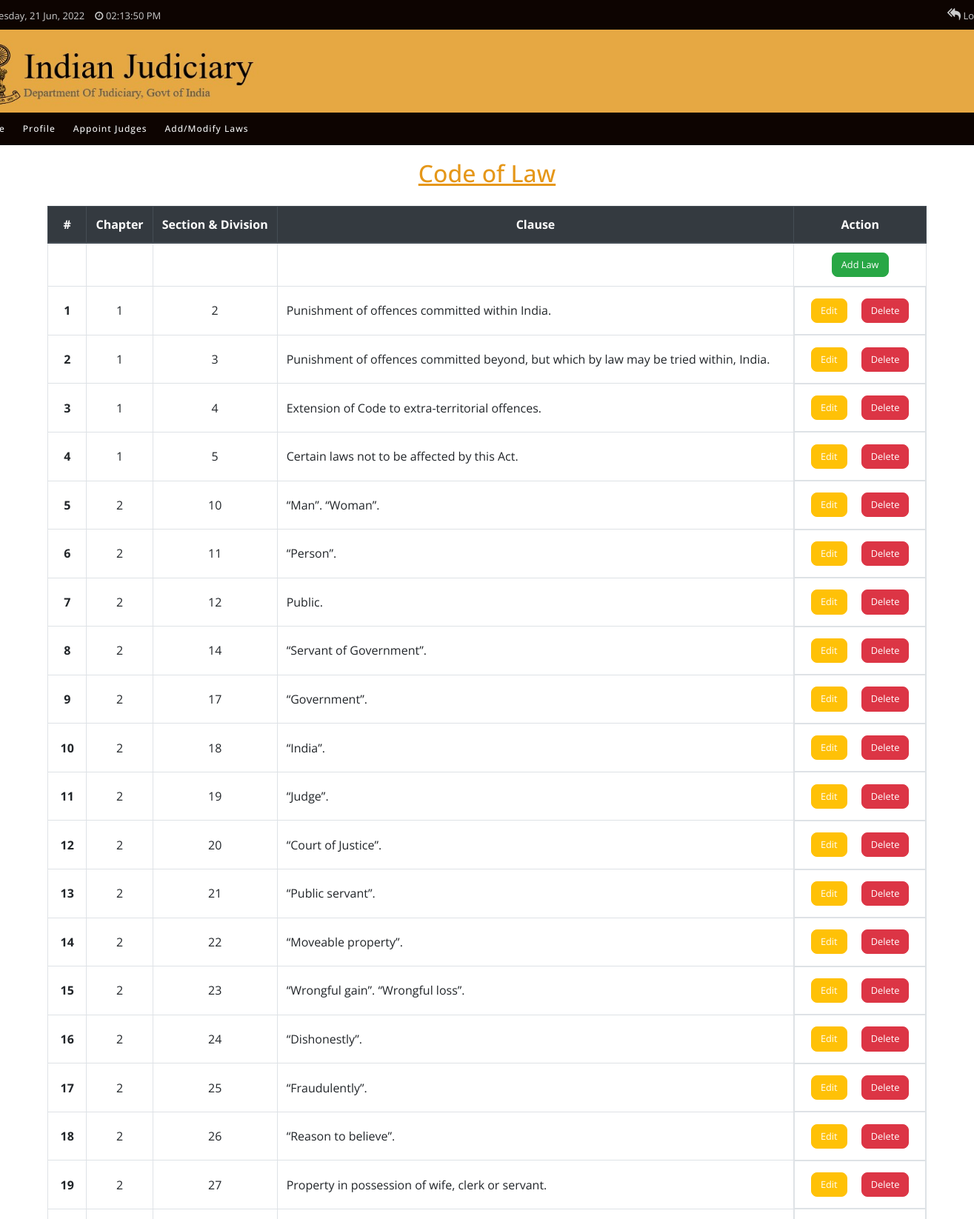
Screenshot of /crud_laws.php (signed in, upper part) with the database file from the repository.
### tables this page shows
CREATE TABLE `LAWS` (
  `Chapter` int(11) NOT NULL,
  `Section_Division` varchar(255) NOT NULL,
  `Clause` varchar(255) NOT NULL
);

### crud_laws.php (the view, shortened to what this page needs)
<!DOCTYPE html PUBLIC "-//W3C//Dp XHTML 1.0 Transitional//EN" "http://www.w3.org/TR/xhtml1/Dp/xhtml1-transitional.dp">
<html xmlns="http://www.w3.org/1999/xhtml">
<head>
    <link rel="stylesheet" href="https://cdn.jsdelivr.net/npm/bootstrap@4.1.3/dist/css/bootstrap.min.css">
    <link rel="stylesheet" type="text/css" href="css/bootstrap.min.css" />
    <link id="pagestyle" rel="stylesheet" type="text/css" href="css/style.css" />
    <link rel="stylesheet" type="text/css" href="https://stackpath.bootstrapcdn.com/font-awesome/4.7.0/css/font-awesome.min.css" />
    <link rel="stylesheet" href="css/footer.css">
    <link rel="stylesheet" href="css/more_nav.css">
    <link rel="stylesheet" href="navigation/styles.css">
</head>
<body>
    <div class="top-header">
        <div class="container">
            <div class="row">
                <div class="col-md-4 col-12 text-md-left text-center leftmy">
                    <ul class="top_nav1">
                        <li><i class="fa fa-calendar"></i> <span id="datedisplay"></span></li>
                        <li><i class="fa fa-clock-o"></i> <span id="clockDisplay"></span></li>
                    </ul>
                </div>
                <div class="col-md-8 col-12 text-md-right text-center righthd">
                    <ul class="top_nav">
                        <li><a href="logout.php"><i class="fa fa-reply-all"></i> Logout</a></li>
                    </ul>
                </div>
            </div>
        </div>
    </div>
    <div class="header">
        <div class="container">
            <div class="row">
                <div class="logo"><a href="#"><img src="images/embnew.jpg" /></a></div>
                <div class="col-md-6 h_right text-right">
                </div>
            </div>
        </div>
    </div>
    <div id="myheader" class="main_navigation">
    <div class="container">
      <div class="row">
        <div id='cssmenu'>
           <ul>
            <li><a href="admin_welcome1.php">Home</a></li>
            <li><a href="admin_profile.php">Profile</a></li>
            <li><a href="appointjudges.php">Appoint Judges</a></li>
            <li class='active'><a href="crud_laws.php"> Add/Modify Laws</a>
             </li>
           </ul>
        </div>
      </div>
    </div>
  </div>
    <div class="content" id="content_id">
        <h3 class="title2">Code of Law</h3>
        <table class="table table-hover table-bordered">
            <thead class="thead-dark">
                <tr>
                    <th scope="col">#</th>
                    <th scope="col">Chapter</th>
                    <th scope="col">Section & Division</th>
                    <th scope="col">Clause</th>
                    <th scope="col">Action</th>
                </tr>
            </thead>
            <tbody>
                <tr>
                    <th scope="row"></th>
                    <th scope="row"></th>
                    <th scope="row"></th>
                    <th scope="row" id="clause_0"></th>
                    <th>
                        <a href="./add_law.php" role="button" class="btn btn-success btn-small ">Add Law</a>
                    </th>
                </tr>
                <?php
                $user = 'root';
                $password = '';
                $database = 'INDIAN_JUDICIARY';
                $servername = 'localhost';
                $mysqli = new mysqli(
                    $servername,
                    $user,
                    $password,
                    $database
                );
                $sql_laws = "SELECT * FROM LAWS order by Chapter, Section_Division ;";
                $result_laws = $mysqli->query($sql_laws);
                $counter = 1;
                while ($row_laws = $result_laws->fetch_assoc()) {
                ?>
                    <tr>
                        <th scope="row" class="cntr"><?php echo $counter++; ?></th>
                        <td scope="row" class="cntr"><?php echo $row_laws['Chapter'] ?></td>
                        <td scope="row" class="cntr"><?php echo $row_laws['Section_Division'] ?></td>
                        <td scope="row" class="clause_col cntr"><?php echo $row_laws['Clause'] ?></td>
                        <td scope="row" class="row_flex cntr">
                            <form action="./edit_law.php" method="post">
                                <?php echo '
                                <input type="hidden" value=\'' . $row_laws['Chapter'] . '\' name="chap">
                                <input type="hidden" value=\'' . $row_laws['Section_Division'] . '\' name="sdiv">
                                <input type="hidden" value=\'' . $row_laws['Clause'] . '\' name="clprev">
                                <button type="submit" class="btn btn-warning btn-small" name="modify" onclick="location.href = \'./edit_law.php\';">Edit</button>'; ?>
                            </form>
                            <form action="./delete_law.php" method="post">
                                <?php echo '
                                <input type="hidden" value=\'' . $row_laws['Chapter'] . '\' name="chap">
                                <input type="hidden" value=\'' . $row_laws['Section_Division'] . '\' name="sdiv">
                                <input type="hidden" value=\'' . $row_laws['Clause'] . '\' name="clprev">
                                <button type="submit" class="btn btn-danger btn-small" name="delete" onclick="return confirm(\'Are you sure you want to continue?\');">Delete</button>'; ?>
                            </form>
                        </td>
                    </tr>
                <?php
                }
                ?>
            </tbody>
        </table>
    </div>
</body>
</html>

### css/style.css (style rules this page uses)
body { font-family: 'Open Sans' ; }
.title2 { color:#e59719; font-size:20px; display:inline; cursor:pointer; text-decoration:underline; font-family: 'Open Sans' ; }
.top-header { background:#0d0401; height:40px; line-height:40px; }
ul,li { margin:0px; padding:0px; }
.top_nav1 { list-style:none; }
.top_nav1 li { color:#ccc; font-size:13px; display:inline-block; cursor:pointer; font-family: 'Open Sans' ; }
.top_nav1 li:last-child { padding-left:10px; }
.top_nav { list-style:none; }
.top_nav li { color:#ccc; font-size:13px; display:inline-block; cursor:pointer; padding-left:5px; padding-right:5px; font-family: 'Open Sans' ; }
.top_nav li a { color:#ccc; }
.top_nav li i { font-size:18px; padding-left:10px; }
.header { background:#e6a843; padding:0px; }
.main_navigation { background:#0d0401; z-index:100000; }
.header img { width:80%; }
h1,h2,h3,h4,h5,h6,p,ul,li { margin:0px; padding:0px; }

### navigation/styles.css (style rules this page uses)
#cssmenu, #cssmenu ul, #cssmenu ul li, #cssmenu ul li a, #cssmenu #menu-button { margin: 0; padding: 2px; border: 0; list-style: none; line-height: 1; display: block; position: relative; -webkit-box-sizing: border-box; -moz-box-sizing: border-box; box-sizing: border-box; font-family: 'Open Sans' ; z-index:97; }
#cssmenu:after, #cssmenu > ul:after { content: "."; display: block; clear: both; visibility: hidden; line-height: 0; height: 0; }
#cssmenu { font-family: 'Oxygen-Regular'; width:100%; }
#cssmenu > ul > li { float: left; }
#cssmenu > ul > li > a { padding: 10px; font-size: 12px; font-weight:500; letter-spacing: 1px; text-decoration: none; color: #f2f2f2; text-transform:capitalize; }

### crud_laws.php (style rules this page uses)
.content { margin: 0; padding: 1rem 4rem; display: flex; flex-direction: column; align-items: center; }
.row_flex { display: flex; flex-direction: row; align-items: baseline; justify-content: space-evenly; }
.title2 { color: #e59719; font-size: 2rem; text-decoration: underline; font-family: 'Open Sans'; margin: 0.2rem auto 1.5rem auto; }
table { text-align: center; }
.clause_col { text-align: justify; }
th { white-space: nowrap; }
th.cntr, td.cntr { vertical-align: middle; }
form { display: flex; flex-direction: column; align-items: center; justify-content: center; padding: 0.2rem; }
.btn { color: white; font-size: 0.8rem; border-radius: 0.5rem; margin: 0rem 0.4rem; cursor: pointer; }
td form { display: flex; flex-direction: row; justify-content: space-evenly; }

### rows the page displays
laws: Chapter "1", Section_Division "2", Clause "Punishment of offences committed within India."
laws: Chapter "1", Section_Division "3", Clause "Punishment of offences committed beyond, but which by law may be tried within, India."
laws: Chapter "1", Section_Division "4", Clause "Extension of Code to extra-territorial offences."
laws: Chapter "1", Section_Division "5", Clause "Certain laws not to be affected by this Act."
laws: Chapter "2", Section_Division "10", Clause "“Man”. “Woman”."
laws: Chapter "2", Section_Division "11", Clause "“Person”."
laws: Chapter "2", Section_Division "12", Clause "Public."
laws: Chapter "2", Section_Division "14", Clause "“Servant of Government”."
laws: Chapter "2", Section_Division "17", Clause "“Government”."
laws: Chapter "2", Section_Division "18", Clause "“India”."
laws: Chapter "2", Section_Division "19", Clause "“Judge”."
laws: Chapter "2", Section_Division "20", Clause "“Court of Justice”."
laws: Chapter "2", Section_Division "21", Clause "“Public servant”."
laws: Chapter "2", Section_Division "22", Clause "“Moveable property”."
laws: Chapter "2", Section_Division "23", Clause "“Wrongful gain”. “Wrongful loss”."
laws: Chapter "2", Section_Division "24", Clause "“Dishonestly”."
laws: Chapter "2", Section_Division "25", Clause "“Fraudulently”."
laws: Chapter "2", Section_Division "26", Clause "“Reason to believe”."
laws: Chapter "2", Section_Division "27", Clause "Property in possession of wife, clerk or servant."
